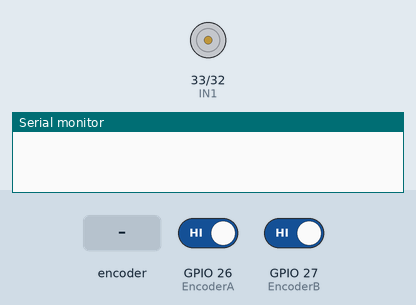
Bench run of a sketch on a simulated ESP32. On the bench: motor-driver pin pairs drawn as motors (green arrow = first pin HIGH = forward, orange = second pin HIGH = backward, longer = more drive, scaled by the enable pin), the last lines printed to the serial monitor. The test bench sets the inputs (shaded band); at power-on: GPIO 26 (EncoderA) HIGH, GPIO 27 (EncoderB) HIGH.

Above: at 0.0 s.
At 1.2 s:
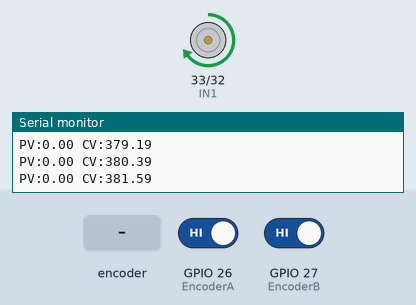
1.3 s: rotary encoder on GPIO 26 (EncoderA) / GPIO 27 (EncoderB) turned 1 step (first pin leading)
At 3.0 s:
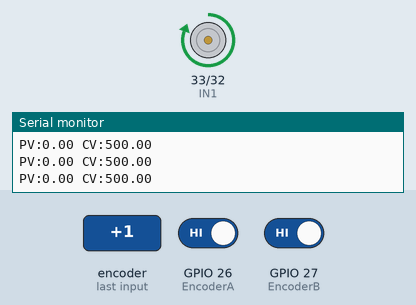
Timing chart, 0 to 4.5 s (numbered marks = the images above; inputs shaded):
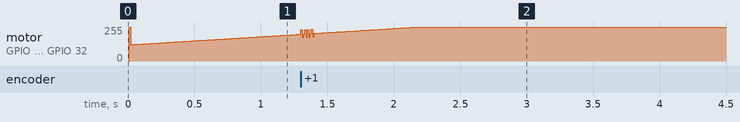

The sketch:

VelocidadSPRINT1.ino
```cpp
//VELOCIDAD

//Inicialización de Variables
volatile int theta = 0;
volatile int contador= 0;
int sp = 40;
int caso;
#define IN1 33 //Pines del puente H
#define IN2 32 //Pines del puente H
float pv;
float pulsos = 2483.0;

# define pwmPIN 25

// Variables del PID
float cv;      // Control variable (Ley de Control)
float cv1;         // Valor anterior de cv
float error;       // Error actual
float error1;      // Error anterior
float error2;      // Error dos etapas atrás

// Parámetros del PID
float Kp=6;
float Ki=3;
float Kd=0.2;
float Tm = 0.01; // Tiempo de muestreo

#define EncoderA 26
#define EncoderB 27

hw_timer_t *timer = NULL;

volatile bool tiempo_muestreo = false;

void IRAM_ATTR timerInterrupcion() {
 tiempo_muestreo = true;
}

void IRAM_ATTR interrupcion1(){
  if (digitalRead(EncoderA) != digitalRead(EncoderB)){
     theta++;
  }
  else{
    theta--;
  }
}

void IRAM_ATTR interrupcion2(){
  if (digitalRead(EncoderA) == digitalRead(EncoderB)){
    theta++;
  }
  else{
    theta--;
  }
}

//Tiempo de muestreo
unsigned long lastTime = 0;
const unsigned long Ts_us = 10000; // 10 ms

void setup() {
  Serial.begin(115200);
  //ledcAttach(pwmPIN, frecuencia, resolucion);

  pinMode(EncoderA, INPUT_PULLUP);
  pinMode(EncoderB, INPUT_PULLUP);

  pinMode(IN1, OUTPUT); // Configurar IN1 como salida
  pinMode(IN2, OUTPUT); // Configurar IN2 como salida
  pinMode(pwmPIN, OUTPUT);

  attachInterrupt(digitalPinToInterrupt(EncoderB),interrupcion1,CHANGE); //Flanco de subida
  attachInterrupt(digitalPinToInterrupt(EncoderA),interrupcion2,CHANGE); //Flanco de subida

  timer = timerBegin(1000000); // 1 MHz -> 1 tick = 1 us
  timerAttachInterrupt(timer, &timerInterrupcion);
  timerAlarm(timer, 10000, true, 0); // 10 ms

}

void loop() {
if (tiempo_muestreo){
  tiempo_muestreo = false;

  pv= theta*2.416; //Conversión de ppr a RPM

  error = sp - pv;

  // --- Ecuación de diferencias del PID ---
  cv = cv1 + (Kp + Kd / Tm) * error + (-Kp + Ki * Tm - 2 * Kd / Tm) * error1 + (Kd / Tm) * error2;
  cv1 = cv; // Guardar valor actual de cv
  error2 = error1; // Actualizar errores
  error1 = error;

// --- Saturar la salida del PID ---
  if (cv > 500.0) {
    cv = 500.0;
  }
  if (cv < -500.0) {
    cv = -500.0;
  }


  if (cv >= 0) {
    digitalWrite(IN1, HIGH);
    digitalWrite(IN2, LOW);
    analogWrite(pwmPIN, (abs(cv) * 255.0 / 500.0));

    }
    else if (cv < 0) {
      digitalWrite(IN1, LOW);
      digitalWrite(IN2, HIGH);
      analogWrite(pwmPIN, (abs(cv) * 255.0 / 500.0));

    }

  Serial.print("PV:");
  Serial.print(pv);
  Serial.print(" ");
  Serial.print("CV:");
  Serial.println(cv);

  theta = 0;
  }
}

void resetPID(){

  error = 0;
  error1 = 0;
  error2 = 0;

  cv = 0;
  cv1 = 0;

}
```

Measured:
- by itself, motor on GPIO 33 (IN1) / GPIO 32 (IN2): ramps from forward 177/255 to forward 255/255 and jumps back, once every 0.03 s
